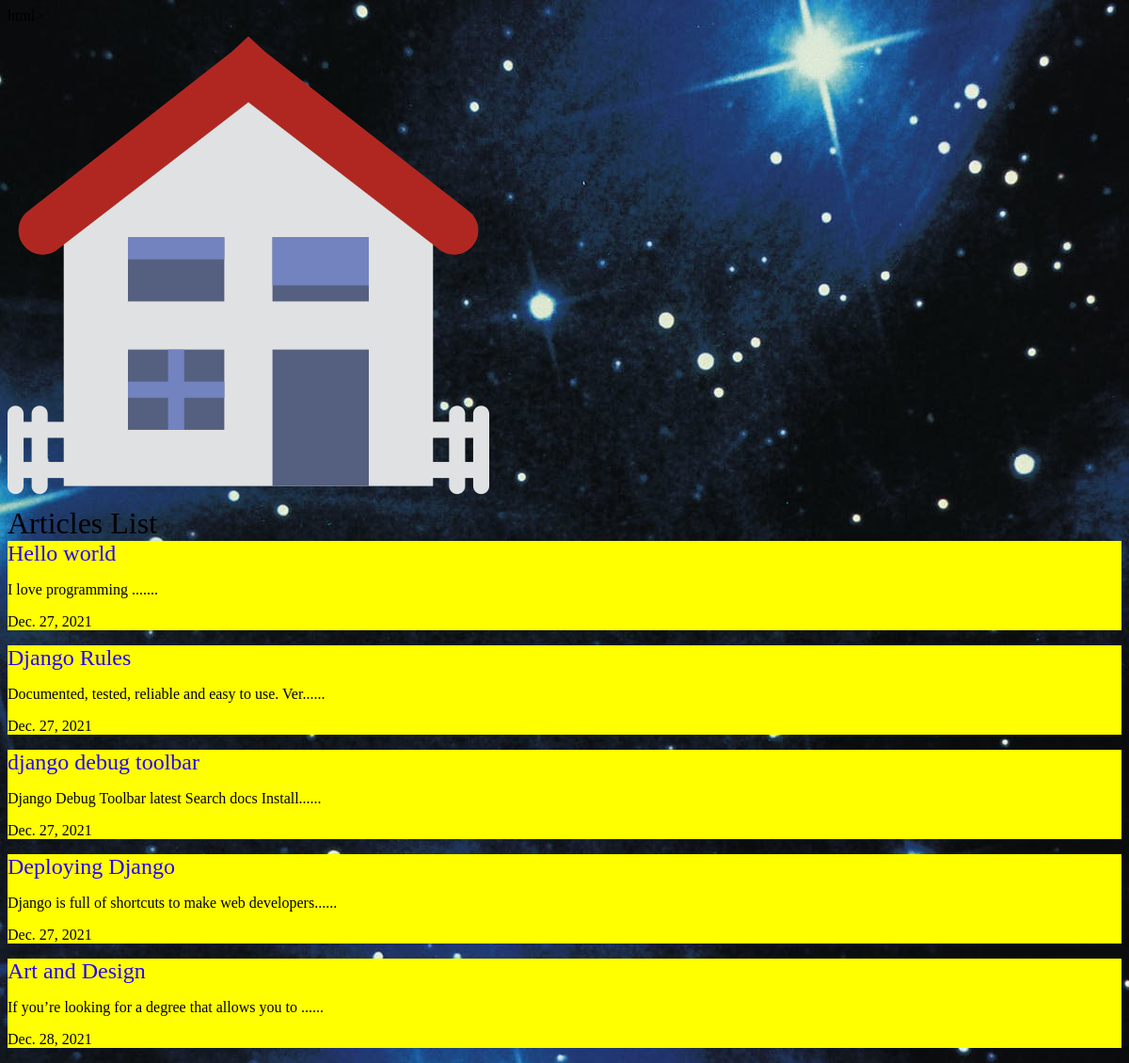
The app's page /articles/ with its own data.
### articles/models.py (models this page shows, shortened)
class Article(models.Model):
    title = models.CharField(max_length=100)
    slug = models.SlugField()
    body = models.TextField()
    date = models.DateField(auto_now_add=True)
    thumb = models.ImageField(default='article.png', blank=True)
    def snippet(self):
        return self.body[:50]+"......"

### articles/views.py (the view)
# urls.py: path('',views.index,name="list"),
def index(request):
    articles=Article.objects.all().order_by('date')
    return render(request,"index.html",{'articles':articles})

### articles/templates/index.html
{% extends "base.html"%}
{% block content %}
        <h1>Articles List  </h1>
        <div class ="articles">
            {% for article in articles%}
            <div class="article">
                <h2><a href="{% url 'articles:detail' slug=article.slug%}">{{article.title}}</a></h2>
                <p>{{article.snippet}}</p>
                <p>{{article.date}}</p>
            </div>
             {% endfor%}
        </div>
{% endblock %}

### articles/templates/base.html (shortened to what this page needs)
    <head><title>Blog post</title>
    <link rel="stylesheet" href="/static/styles.css">
    </head>
    <body>
        <div class="wrapper">
            <h1><a href="{% url 'articles:list' %}"><img src="/static/article.png"/></a></h1>
            {%block content%}
            {% endblock %}
        </div>
    </body>
    </html>

### assets/styles.css (style rules this page uses)
body { background:blue; background-image: url(/static/stars.jpg); }
body * { font-family:Ubuntu; }
h1,h2,h3,h4,h5 { font-weight:normal; margin:0; }
a,a:hover,a:visited { color:rgb(38, 0, 255); text-decoration:none; }
.article { background:scroll; background-color: yellow; }

### records on screen
Article: title "Hello world", snippet "I love programming .......", date "Dec. 27, 2021"
Article: title "Django Rules", snippet "Documented, tested, reliable and easy to use. Ver......", date "Dec. 27, 2021"
Article: title "django debug toolbar", snippet "Django Debug Toolbar latest Search docs Install......", date "Dec. 27, 2021"
Article: title "Deploying Django", snippet "Django is full of shortcuts to make web developers......", date "Dec. 27, 2021"
Article: title "Art and Design", snippet "If you’re looking for a degree that allows you to ......", date "Dec. 28, 2021"
